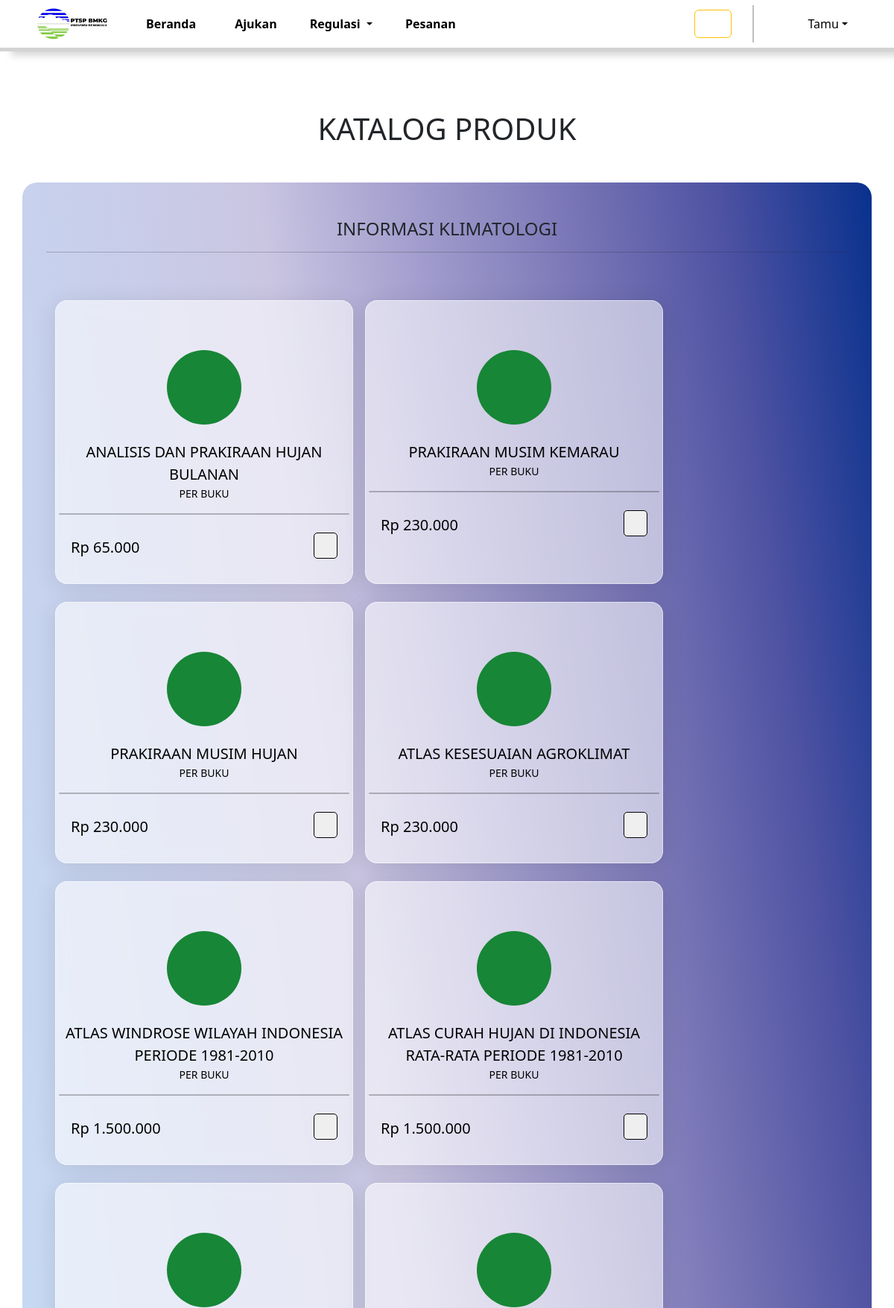
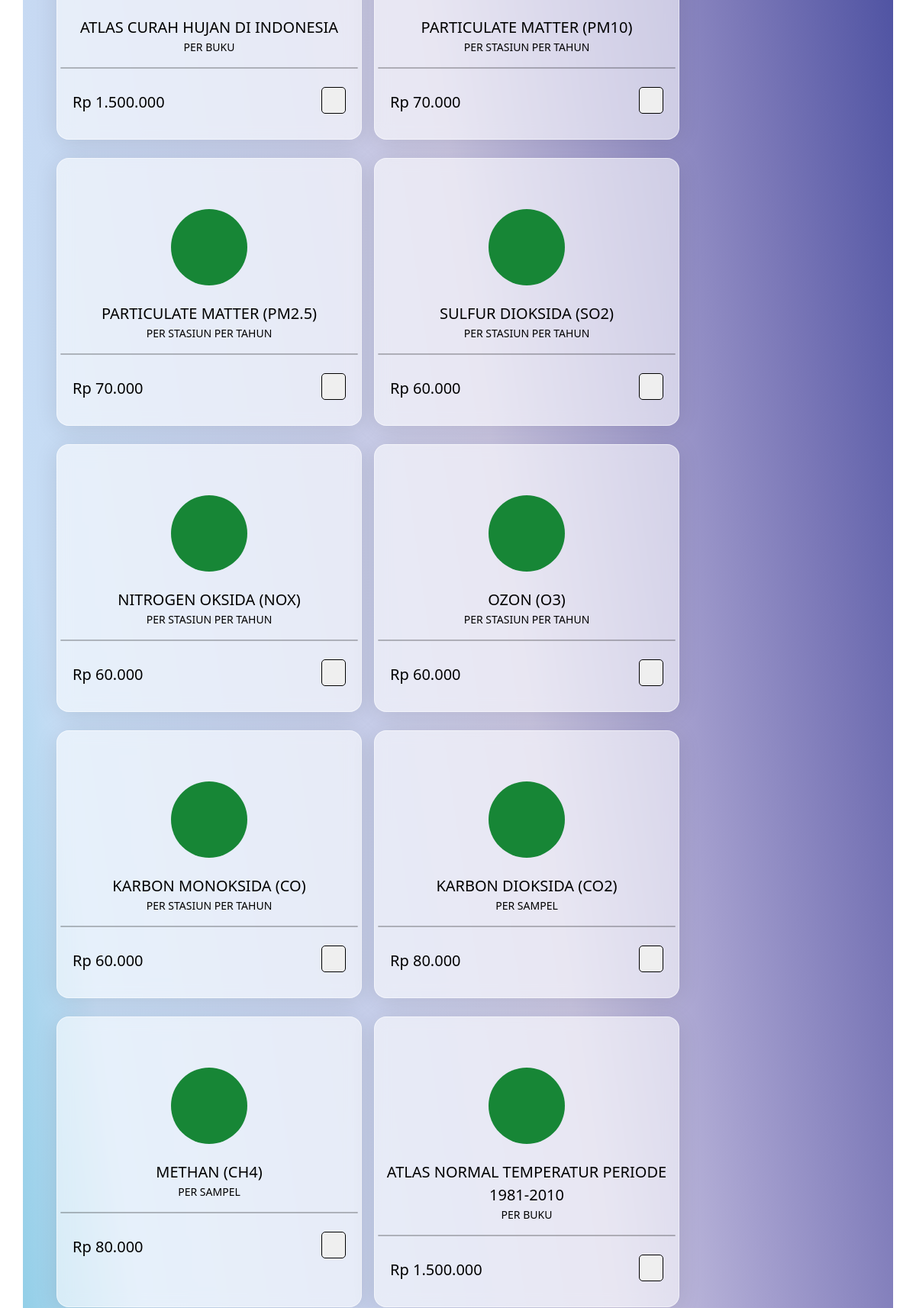
Page /src/user/partials/produk-informasi-klimatologi.php (upper part) on the committed database (2 pictures, top to bottom).
### tables this page shows
CREATE TABLE `informasi` (
  `ID_Informasi` int(11) NOT NULL,
  `Foto_Informasi` longblob NOT NULL,
  `Nama_Informasi` varchar(100) NOT NULL,
  `Deskripsi_Informasi` text NOT NULL,
  `Harga_Informasi` int(11) NOT NULL,
  `Pemilik_Informasi` enum('Instansi A','Instansi B','Instansi C') NOT NULL,
  `No_Rekening_Informasi` int(15) NOT NULL,
  `Kategori_Informasi` enum('Meteorologi','Klimatologi','Geofisika') NOT NULL,
  `Status_Informasi` enum('Tersedia','Tidak Tersedia') NOT NULL
);

### src/admin/config/databases.php (called while the page is built, shortened)
<?php
class Informasi
{
    private $koneksi;
    public function __construct($koneksi)
    {
        $this->koneksi = $koneksi;
    }
    public function tampilkanDataInformasiKlimatologi()
    {
        $query = "SELECT * FROM informasi WHERE Kategori_Informasi = 'Klimatologi'";
        $result = $this->koneksi->query($query);
        if ($result->num_rows > 0) {
            $data = [];
            while ($baris = $result->fetch_assoc()) {
                $data[] = $baris;
            }
            return $data;
        } else {
            return null;
        }
    }
}

### src/user/partials/produk-informasi-klimatologi.php (the view, shortened to what this page needs)
<?php
include '../../admin/config/databases.php';
?>
<!DOCTYPE html>
<html lang="en">
<head>
    <?php
    include('../partials/header.php');
    ?>
    <link rel="stylesheet" href="../assets/css/produk-informasi.css">
</head>
<body>
    <?php
    include('../partials/navbar.php');
    ?>
    <div class="container-fluid p-0" id="produk-informasi">
        <div class="container text-center">
            <div class="row">
                <h1 class="mb-5">KATALOG PRODUK</h1>
                <div class="col-md-12" id="informasi">
                    <h4 class="my-3">INFORMASI KLIMATOLOGI
                        <hr>
                    </h4>
                    <div class="row pt-5 px-3">
                        <?php
                        $informasiModel = new Informasi($koneksi);
                        $dataInformasiKlimatologi = $informasiModel->tampilkanDataInformasiKlimatologi();
                        if (!empty($dataInformasiKlimatologi)) {
                            foreach ($dataInformasiKlimatologi as $informasiKlimatologi) {
                        ?>
                                <div class="col-md-4 mb-4 p-1" id="produk">
                                    <div class="card-product">
                                        <div class="card-info text-start ps-3 py-2">
                                            <button type="button" class="info p-0 border-0 bg-transparent" data-bs-toggle="modal" data-id="<?php echo $informasiKlimatologi['ID_Informasi']; ?>">
                                                <box-icon name='info-circle'></box-icon>
                                            </button>
                                        </div>
                                        <div class="card-img my-3">
                                            <span class="dot">
                                                <box-icon name='cloud-lightning' id="icon" color='rgba(255,255,255,0.9)' class="product"></box-icon>
                                            </span>
                                        </div>
                                        <div class="card-title">
                                            <?php echo $informasiKlimatologi['Nama_Informasi']; ?>
                                        </div>
                                        <div class="card-subtitle">
                                            <?php echo $informasiKlimatologi['Deskripsi_Informasi']; ?>
                                        </div>
                                        <hr class="card-divider">
                                        <div class="d-flex card-footer justify-content-between my-4 mx-3">
                                            <div class="card-price text-start"><span>Rp</span>
                                                <?php echo number_format($informasiKlimatologi['Harga_Informasi'], 0, ',', '.'); ?>
                                            </div>
                                            <div class="card-button">
                                                <form action="../../admin/config/add-cart-information-klimatologi.php" method="POST">
                                                    <button class="card-btn" type="submit" name="tambah_keranjang">
                                                    </button>
                                                </form>
                                            </div>
                                        </div>
                                    </div>
                                </div>
                        <?php
                            }
                        } else {
                            echo "<div class='fw-bold' style='margin-top: -30px; border: 2px solid purple; width: 20%; margin-left: 50%; transform: translateX(-50%); border-radius: 15px; box-shadow: 2px 4px 10px rgba(0, 0, 0, 0.4); color: purple;'>Data Tidak Ditemukan!</div>";
                        }
                        ?>
                    </div>
                </div>
            </div>
        </div>
    </div>
</body>
</html>

### src/user/assets/css/navbar.css (style rules this page uses)
:root { --color-bmkg1: #08318d; --color-bmkg2: #178636; --color-default-abu: #d3d3d3; }

### src/user/assets/css/produk-informasi.css (style rules this page uses)
body { padding: 0; margin: 0; }
#produk-informasi.container-fluid { margin: 5rem 0 1rem 0; padding: 0; }
#informasi, #jasa { background-image: linear-gradient( to left bottom, #08318d, #4e52a2, #7a77b7, #a29dcd, #cac6e2, #c8ceea, #c7d5f0, #c6ddf5, #81cae3, #25b7bd, #00a181, #178636 ); border-radius: 20px; margin-bottom: 5rem; padding: 2rem; height: 100%; }
#produk.col-md-4 { width: 400px; margin: 0 0.5rem 0 0.5rem; background: rgba(255, 255, 255, 0.57); border-radius: 16px; box-shadow: 0 4px 30px rgba(0, 0, 0, 0.1); backdrop-filter: blur(9.8px); -webkit-backdrop-filter: blur(9.8px); border: 1px solid rgba(255, 255, 255, 0.51); }
.dot { display: inline-flex; justify-content: center; align-items: center; width: 100px; height: 100px; background-color: #178636; padding: 1rem; border-radius: 50%; }
.product { width: 100px; height: 100px; }
.card-product { height: 100%; }
.card-title { font-size: 20px; font-weight: 500; text-align: center; color: black; }
.card-subtitle { font-size: 14px; font-weight: 400; color: black; }
.card-divider { width: 100%; border: 1px solid black; border-radius: 50px; }
.card-footer { display: flex; flex-direction: row; justify-content: space-between; align-items: center; }
.card-price { font-size: 20px; font-weight: 500; color: black; }
.card-price span { font-size: 20px; font-weight: 500; color: black; }
.card-btn { height: 35px; border: 1px solid black; border-radius: 5px; padding: 0 15px; transition: all 0.3s; }

### rows in the picture
informasi: Nama_Informasi "ANALISIS DAN PRAKIRAAN HUJAN BULANAN", Deskripsi_Informasi "PER BUKU", Harga_Informasi "65.000"
informasi: Nama_Informasi "PRAKIRAAN MUSIM KEMARAU", Deskripsi_Informasi "PER BUKU", Harga_Informasi "230.000"
informasi: Nama_Informasi "PRAKIRAAN MUSIM HUJAN", Deskripsi_Informasi "PER BUKU", Harga_Informasi "230.000"
informasi: Nama_Informasi "ATLAS KESESUAIAN AGROKLIMAT", Deskripsi_Informasi "PER BUKU", Harga_Informasi "230.000"
informasi: Nama_Informasi "ATLAS WINDROSE WILAYAH INDONESIA PERIODE 1981-2010", Deskripsi_Informasi "PER BUKU", Harga_Informasi "1.500.000"
informasi: Nama_Informasi "ATLAS CURAH HUJAN DI INDONESIA RATA-RATA PERIODE 1981-2010", Deskripsi_Informasi "PER BUKU", Harga_Informasi "1.500.000"
informasi: Nama_Informasi "ATLAS CURAH HUJAN DI INDONESIA", Deskripsi_Informasi "PER BUKU", Harga_Informasi "1.500.000"
informasi: Nama_Informasi "PARTICULATE MATTER (PM10)", Deskripsi_Informasi "PER STASIUN PER TAHUN", Harga_Informasi "70.000"
informasi: Nama_Informasi "PARTICULATE MATTER (PM2.5)", Deskripsi_Informasi "PER STASIUN PER TAHUN", Harga_Informasi "70.000"
informasi: Nama_Informasi "SULFUR DIOKSIDA (SO2)", Deskripsi_Informasi "PER STASIUN PER TAHUN", Harga_Informasi "60.000"
informasi: Nama_Informasi "NITROGEN OKSIDA (NOX)", Deskripsi_Informasi "PER STASIUN PER TAHUN", Harga_Informasi "60.000"
informasi: Nama_Informasi "OZON (O3)", Deskripsi_Informasi "PER STASIUN PER TAHUN", Harga_Informasi "60.000"
informasi: Nama_Informasi "KARBON MONOKSIDA (CO)", Deskripsi_Informasi "PER STASIUN PER TAHUN", Harga_Informasi "60.000"
informasi: Nama_Informasi "KARBON DIOKSIDA (CO2)", Deskripsi_Informasi "PER SAMPEL", Harga_Informasi "80.000"
informasi: Nama_Informasi "METHAN (CH4)", Deskripsi_Informasi "PER SAMPEL", Harga_Informasi "80.000"
informasi: Nama_Informasi "ATLAS NORMAL TEMPERATUR PERIODE 1981-2010", Deskripsi_Informasi "PER BUKU", Harga_Informasi "1.500.000"
